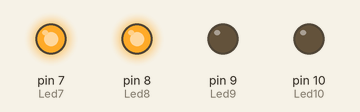
This sketch was run on a simulated Arduino Uno, built with avr-gcc and run on an emulated ATmega328P. On the bench: output pins drawn as LEDs (lit = HIGH).

Above: at 0.7 s.
At 6.0 s:
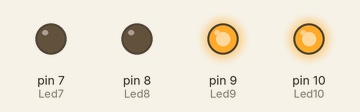
Timing chart, 0 to 8.1 s (numbered marks = the images above):
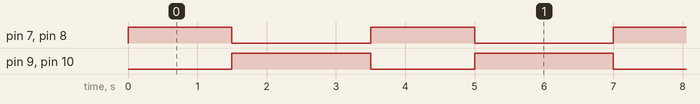

The sketch:

2-3.ino
```cpp
/*Acender e apagar os LED’s conectados aos pinos 7, 8, 9 e
10, de modo que os LED’s se comportem como um piscapisca.

OBS.: Os LED’s dos pinos 7 e 8 devem acender juntos por
1,5 segundos e apagarem juntos, depois os LED’s dos pinos
9 e 10 devem acender juntos por 2 segundos e apagarem
juntos.*/
#define Led7 7
#define Led8 8
#define Led9 9
#define Led10 10
void setup(){
  pinMode(Led7,OUTPUT);
  pinMode(Led8,OUTPUT);
  pinMode(Led9,OUTPUT);
  pinMode(Led10,OUTPUT);
}
void loop(){
  digitalWrite(Led7,true);
  digitalWrite(Led8,true);
  digitalWrite(Led9,false);
  digitalWrite(Led10,false);
  delay(1500);
  digitalWrite(Led7,false);
  digitalWrite(Led8,false);
  digitalWrite(Led9,true);
  digitalWrite(Led10,true);
  delay(2000);
}
```

Measured:
- by itself, pin 7 (Led7), pin 8 (Led8): alternates HIGH for 1.5 s and LOW for 2.0 s
- by itself, pin 9 (Led9), pin 10 (Led10): alternates HIGH for 2.0 s and LOW for 1.5 s
